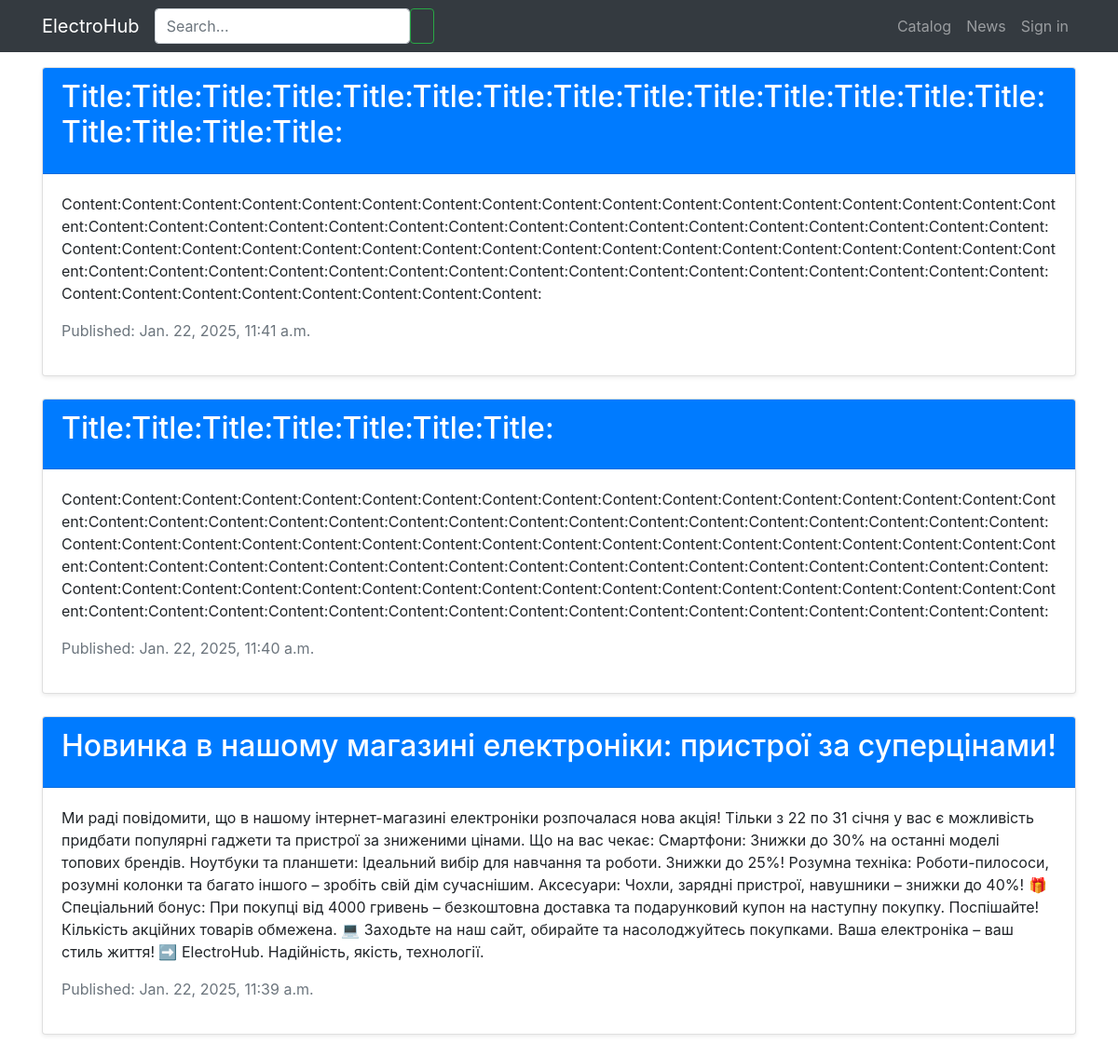
The page /news/ on the database as committed earlier.
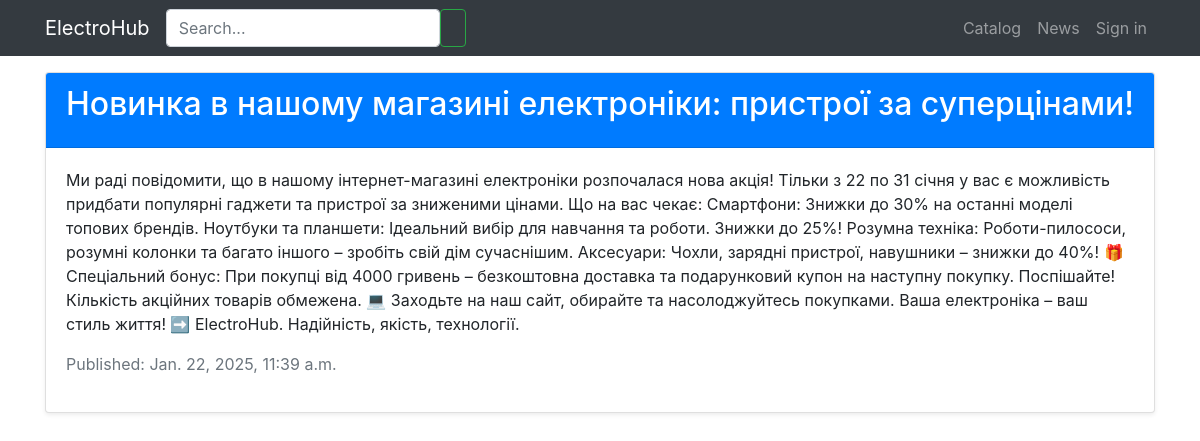
The same page on the database as committed later.
### news/models.py (models this page shows, shortened)
class News(models.Model):
    title = models.CharField(max_length=200)
    content = models.TextField()
    created_at = models.DateTimeField(auto_now_add=True)
    is_published = models.BooleanField(default=True)
    class Meta:
        verbose_name_plural = 'News'

### news/views.py (the view)
# urls.py: path('news/', news_list, name='news_list'),
def news_list(request):
    context = {'title': 'ElectroHub - News', 'news': News.objects.all().order_by('-created_at')}
    return render(request, "news/news_list.html", context)

### news/templates/news/news_list.html
{% extends 'products/base.html' %}
{% load static %}
{% block content %}
  <div class="container mt-5">
    <div class="row">
      <div class="col-12">
        {% if news %}
          {% for item in news %}
            <div class="card mb-4 shadow-sm">
              <div class="card-header bg-primary text-white">
                <h2 class="card-title">{{ item.title }}</h2>
              </div>
              <div class="card-body">
                <p class="card-text">{{ item.content }}</p>
                <p class="text-muted">Published: {{ item.created_at }}</p>
              </div>
            </div>
          {% endfor %}
        {% else %}
          <div class="alert alert-warning" role="alert">
            <h4 class="alert-heading">No news</h4>
            <p>There are currently no news articles available. Please check back later.</p>
          </div>
        {% endif %}
      </div>
    </div>
  </div>
{% endblock %}

Rows that differ between the two databases and show on the page:
removed News: title "Title:Title:Title:Title:Title:Title:Title:Title:Title:Title:Title:Title:Title:Title:Title:Title:Title:Title:", content "Content:Content:Content:Content:Content:Content:Content:Content:Content:Content:Content:Content:Content:Content:Content:Content:Content:Content:Content:Content:Content:Content:Content:Content:Content:Content:Content:Content:Content:Content:Content:Content:Content:Content:Content:Content:Content:Content:Content:Content:Content:Content:Content:Content:Content:Content:Content:Content:Content:Content:Content:Content:Content:Content:Content:Content:Content:Content:Content:Content:Content:Content:Content:Content:Content:Content:Content:Content:Content:Content:Content:Content:Content:Content:", created_at "Jan. 22, 2025, 11:41 a.m."
removed News: title "Title:Title:Title:Title:Title:Title:Title:", content "Content:Content:Content:Content:Content:Content:Content:Content:Content:Content:Content:Content:Content:Content:Content:Content:Content:Content:Content:Content:Content:Content:Content:Content:Content:Content:Content:Content:Content:Content:Content:Content:Content:Content:Content:Content:Content:Content:Content:Content:Content:Content:Content:Content:Content:Content:Content:Content:Content:Content:Content:Content:Content:Content:Content:Content:Content:Content:Content:Content:Content:Content:Content:Content:Content:Content:Content:Content:Content:Content:Content:Content:Content:Content:Content:Content:Content:Content:Content:Content:Content:Content:Content:Content:Content:Content:Content:Cont…", created_at "Jan. 22, 2025, 11:40 a.m."
